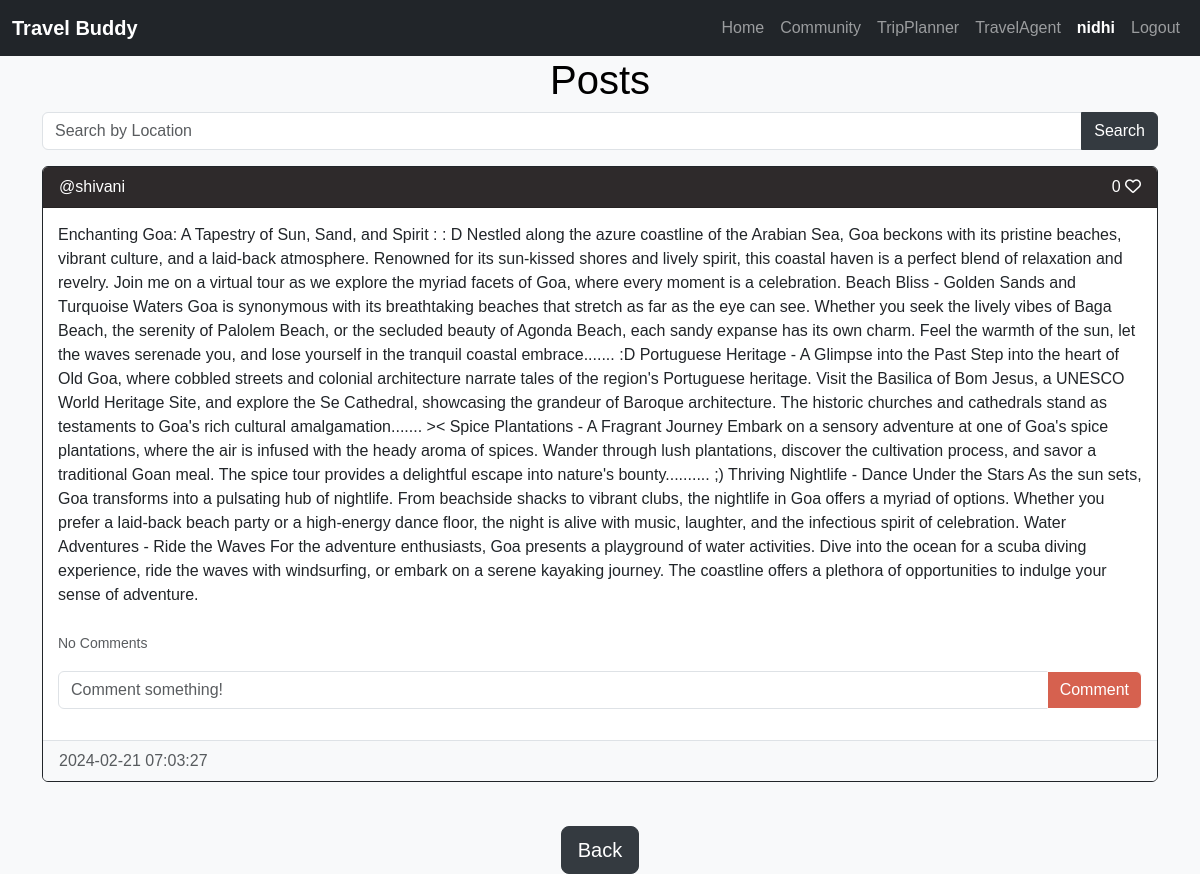
The app's page /posts/shivani (signed in) with its own data.
### website/models.py (models this page shows)
class User(db.Model, UserMixin):
    id = db.Column(db.Integer, primary_key=True)
    email = db.Column(db.String(150), unique=True)
    username = db.Column(db.String(150), unique=True)
    password = db.Column(db.String(150))
    date_created = db.Column(db.DateTime(timezone=True), default=func.now())
    posts = db.relationship('Post', backref='user', passive_deletes=True)
    comments = db.relationship('Comment', backref='user', passive_deletes=True)
    likes = db.relationship('Like', backref='user', passive_deletes=True)

class Post(db.Model):
    id = db.Column(db.Integer, primary_key=True)
    text = db.Column(db.Text, nullable=False)
    date_created = db.Column(db.DateTime(timezone=True), default=func.now())
    author = db.Column(db.Integer, db.ForeignKey(
        'user.id', ondelete="CASCADE"), nullable=False)
    location = db.Column(db.String(255))
    comments = db.relationship('Comment', backref='post', passive_deletes=True)
    likes = db.relationship('Like', backref='post', passive_deletes=True)

### website/views.py (the view)
@views.route("/posts/<username>")
@login_required
def posts(username):
    user = User.query.filter_by(username=username).first()
    if not user:
        flash('No user with that username exists.', category='error')
        return redirect(url_for('views.home'))
    posts = user.posts
    return render_template("posts.html", user=current_user, posts=posts, username=username)

### website/__init__.py (called while the page is built)
def create_app():
    app = Flask(__name__)
    app.config['SECRET_KEY'] = "helloworld"
    app.config['SQLALCHEMY_DATABASE_URI'] = f'sqlite:///{DB_NAME}'
    db.init_app(app)
    from .views import views
    from .auth import auth
    app.register_blueprint(views, url_prefix="/")
    app.register_blueprint(auth, url_prefix="/")
    from .models import User, Post, Comment, Like
    create_database(app)
    login_manager = LoginManager()
    login_manager.login_view = "auth.login"
    login_manager.init_app(app)
    @login_manager.user_loader
    def load_user(id):
        return User.query.get(int(id))
    return app

### website/templates/posts.html (shortened to what this page needs)
{% extends "posts_div.html" %}  {% block header %} {{user.username}}'s posts {% endblock %} {% block
footer %}
<div align="center">
  <a href="/home"
    ><button type="button" class="btn btn-dark btn-lg">Back</button></a
  >
</div>
{% endblock %}

### website/templates/posts_div.html (shortened to what this page needs)
{% extends "base.html" %} {% block title %}Home{% endblock %} {% block content
%}
<h1>Posts</h1>
<form method="POST" class="mb-3">
  <div class="input-group">
    <input
      type="text"
      class="form-control"
      name="location"
      placeholder="Search by Location"
    />
    <button type="submit" class="btn btn-dark">Search</button>
  </div>
</form>
<div id="posts">
  {% for post in posts %}
  <div class="card border-dark">
    <div class="card-header d-flex justify-content-between align-items-center">
      <a
        href="/posts/{{post.user.username}}"
        style="text-decoration: none; color: inherit"
      >
        @{{post.user.username}}
      </a>
      <div>
        <span id="likes-count-{{post.id}}"> {{ post.likes|length }}</span>
        {% if user.id in post.likes|map(attribute="author")|list %}
        <i
          class="fa-solid fa-heart"
          id="like-button-{{post.id}}"
          onclick="like({{post.id}})"
        ></i>
        {% else %}
        <i
          class="fa-regular fa-heart"
          id="like-button-{{post.id}}"
          onclick="like({{post.id}})"
        ></i>
        {% endif %}
      </div>
    </div>
    <div class="card-body">
      <div class="card-text">{{post.text}}</div>
      <br />
      <p class="card-text">
        {% if post.comments|length > 0 %}
        <a data-bs-toggle="collapse" href="#comments-{{post.id}}" role="button">
          <small>View {{post.comments|length}} Comments</small>
        </a>
        {% else %}
        <small class="text-muted">No Comments</small>
        {% endif %}
      </p>
      <form
        class="input-group mb-3"
        method="POST"
        action="/create-comment/{{post.id}}"
      >
        <input
          type="text"
          id="text"
          name="text"
          class="form-control"
          placeholder="Comment something!"
        />
        <button type="submit" class="btn btn-success">Comment</button>
      </form>
    </div>
    <div class="card-footer text-muted">{{post.date_created}}</div>
  </div>
  <br/ > {% endfor %}
</div>
{% block footer %}{% endblock %} {% endblock %}

### website/templates/base.html (shortened to what this page needs)
<!DOCTYPE html>
<html lang="en">
  <head>
    <link
      href="https://cdn.jsdelivr.net/npm/bootstrap@5.3.2/dist/css/bootstrap.min.css"
      rel="stylesheet"
    />
  </head>
  <body>
    <nav class="navbar navbar-expand-lg navbar-dark bg-dark">
      <div class="container-fluid">
        <div class="navbar-brand">
          <strong style="color: white">Travel Buddy</strong>
        </div>
        <div class="collapse navbar-collapse" id="navbar">
          <div class="navbar-nav ms-auto">
            <a class="nav-item nav-link" href="/places">Home</a>
            <a class="nav-item nav-link" href="/home">Community</a>
            <a class="nav-item nav-link" href="/plan">TripPlanner</a>
            <a class="nav-item nav-link" href="/travel-agents">TravelAgent</a>
            {% if user.is_authenticated %}
            <a class="nav-item nav-link" href="/posts/{{ user.username }}">
              <strong style="color: white">{{ user.username }}</strong>
            </a>
            <a class="nav-item nav-link" href="/logout">Logout</a>
            {% else %}
            <a class="nav-item nav-link" href="/login">Login</a>
            <a class="nav-item nav-link" href="/sign-up">Sign Up</a>
            {% endif %}
          </div>
        </div>
      </div>
    </nav>
    <div class="container">{% block content %}{% endblock %}</div>
  </body>
</html>

### website/templates/posts_div.html (style rules this page uses)
body { font-family: "Arial", sans-serif; background-color: #f8f9fa; color: #343a40; }
h1 { text-align: center; color: #000000; }
form { margin-bottom: 20px; }
.card { margin-bottom: 20px; transition: background-color 0.3s; }
.card-header { background-color: #2e2a2b; color: #fff; }
.card-body { padding: 15px; }
.card-text { font-size: 16px; }
.card-footer { background-color: #f8f9fa; border-top: 1px solid #dee2e6; }
.btn-dark { background-color: #343a40; border-color: #343a40; }
.btn-success { background-color: #d6614f; border-color: #ffffff; }

### records on screen
User: username "nidhi"
Post: user.username "shivani", likes|length "0", text "Enchanting Goa: A Tapestry of Sun, Sand, and Spirit : : D Nestled along the azure coastline of the Arabian Sea, Goa beckons with its pristine beaches, vibrant culture, and a laid-back atmosphere. Renowned for its sun-kissed shores and lively spirit, this coastal haven is a perfect blend of relaxation and revelry. Join me on a virtual tour as we explore the myriad facets of Goa, where every moment is a celebration. Beach Bliss - Golden Sands and Turquoise Waters Goa is synonymous with its breathtaking beaches that stretch as far as the eye can see. Whether you seek the lively vibes of Baga Beach, the serenity of Palolem Beach, or the secluded beauty of Agonda Beach, each sandy expanse has…", date_created "2024-02-21 07:03:27"
